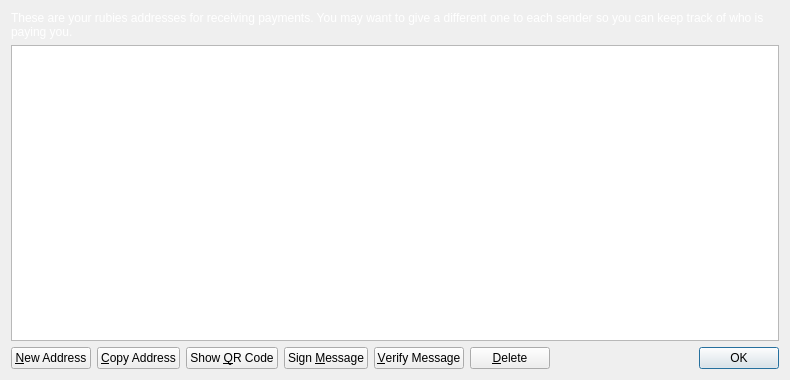
<?xml version="1.0" encoding="UTF-8"?>
<ui version="4.0">
 <class>AddressBookPage</class>
 <widget class="QWidget" name="AddressBookPage">
  <property name="geometry">
   <rect>
    <x>0</x>
    <y>0</y>
    <width>790</width>
    <height>380</height>
   </rect>
  </property>
  <property name="palette">
   <palette>
    <active>
     <colorrole role="WindowText">
      <brush brushstyle="SolidPattern">
       <color alpha="255">
        <red>255</red>
        <green>255</green>
        <blue>255</blue>
       </color>
      </brush>
     </colorrole>
    </active>
    <inactive>
     <colorrole role="WindowText">
      <brush brushstyle="SolidPattern">
       <color alpha="255">
        <red>255</red>
        <green>255</green>
        <blue>255</blue>
       </color>
      </brush>
     </colorrole>
    </inactive>
    <disabled>
     <colorrole role="WindowText">
      <brush brushstyle="SolidPattern">
       <color alpha="255">
        <red>120</red>
        <green>120</green>
        <blue>120</blue>
       </color>
      </brush>
     </colorrole>
    </disabled>
   </palette>
  </property>
  <property name="windowTitle">
   <string>Address Book</string>
  </property>
  <property name="styleSheet">
   <string notr="true">QProgressBar {
        background-color: #333333;
        border-radius: 6px;
        text-align: center;
        color: white;
}

QProgressBar::chunk {
        background: QLinearGradient(x1: 0, y1: 0, x2: 1, y2: 0, stop: 0 #AEC6CF, stop: 1 #AEC6FF);
        border-radius: 6px; margin: 0px;
}

QScrollArea {
        border-radius: 6px;
        border-width: 0;
        border-style: none;
        padding: 8px;
        background-color: #111;
        color: white;
}

QSpinBox {
        border-radius: 4px;
        border-width: 0;
        border-style: none;
        padding: 8px;
        background-color: #111;
        color: white;
}

QVBoxLayout {
        border-radius: 6px;
        border-width: 0;
        border-style: none;
        padding: 8px;
        background-color: #111;
        color: white;
}

QDialog, QMainWindow, QFrame {
        color: white;
        background-color: #333333;
        border: none;
}

QMenu {
        background-color: #333333; color: white;
}

QLabel {
        background-color: transparent;
}

QCheckBox {
        border-radius: 2px;
        border-width: 0;
        border-style: none;
        padding: 3px;
        background-color: #111;
        color: white;
}

QFrame#central { background-color: #333333; border: none }
QFrame#frame, QFrame#frame_2, QFrame#frame_3 {
        background-color: #333333;
        border-style: plain;
        border-width: 20px;
        border-radius: 15px;
        border-color: #111;
        min-width: 10em;
        padding: 6px;
}
QLabel[openExternalLinks=true], QHeaderView { color: #aaaaaa }
QLabel[openExternalLinks=false] { color: white; font-weight: normal }
QPushButton, QToolButton {
        border: 4px solid #111;
        border-radius: 7px;
        background-color: #111;
        color: white;
        padding: 6px;
        margin: 6px;
}
QPushButton:pressed, QToolButton:checked {
        color: #AEC6CF;
}
QPushButton:pressed, QToolButton:pressed {
        border-color: #c81f33;
        color: #c81f33;
}
QPushButton:disabled, QToolButton:disabled {
        color: #444;
        background-color: #222;
}


#scrollAreaWidgetContents QToolButton {
        border-radius: 8px;
        border-width: 0px;
}

/* the background-color is overridden to transparent for mac os x
   due to the entire toolbar area not being drawable in a regular
   QMainWindow
*/
QToolBar { background: #333333; border: 0px solid black; padding: 3px; }

QToolBar::handle { image: url(handle.png); }
QStatusBar { background: #333333; }
QMenuBar { background: #333333; }
QMenuBar::item { background: #333333; color: white; }

#scrollAreaWidgetContents { background: #222 }
#scrollAreaWidgetContents &gt; QFrame { background-color: #222; border-width: 0px; border-style: none; }

QLineEdit {
        border-radius: 6px;
        border-width: 2px;
        border-color: #222;
        padding: 8px;
        background-color: #111;
        color: white;
}

QComboBox {
        border-radius: 6px;
        border-width: 0;
        border-style: none;
        padding: 8px;
        background-color: #111;
        color: white;
}

QComboBox::drop-down {
        border-width: 0;
        border-style: none;
        background-color: #111;
        color: white;
}

QTableView {
        background: #111;
        color: white;
        border-style: none;
        selection-background-color: #aaaaaa;
    alternate-background-color: #222;
        selection-color: #111;
        border: 0px solid black;
}

QHeaderView { color: #aaaaaa; background-color: #111; background-image: none; }
QHeaderView::section { color: #aaaaaa; background-color: #222; }
QHeaderView::section:checked { background-color: #111; }

QTabWidget {
        background: #111;
}

 QTabWidget::pane {
     border-top: 2px solid #111;
     border: 4px solid #111;
     border-bottom-left-radius: 8px;
     border-bottom-right-radius: 8px;
     border-top-right-radius: 8px;
        background: #111;
 }

 QTabWidget::tab-bar {
     left: 5px; /* move to the right by 5px */
 }

 /* Style the tab using the tab sub-control. Note that
     it reads QTabBar _not_ QTabWidget */
 QTabBar::tab {
     background: #111;
     border: 4px solid #222;
     border-bottom-color: #111; /* same as the pane color */
     border-top-left-radius: 4px;
     border-top-right-radius: 4px;
     min-width: 8ex;
     padding: 4px;
     color: #888;
 }

 QTabBar::tab:selected, QTabBar::tab:hover {
     color: #aaaaaa
 }

 QTabBar::tab:selected {
     border-color: #111; /* same as pane color */
     border-top-color: #aaaaaa;
 }

 QTabBar::tab:!selected {
     margin-top: 2px; /* make non-selected tabs look smaller */
 }

 /* make use of negative margins for overlapping tabs */
 QTabBar::tab:selected {
     /* expand/overlap to the left and right by 4px */
     margin-left: -4px;
     margin-right: -4px;
 }

 QTabBar::tab:first:selected {
     margin-left: 0; /* the first selected tab has nothing to overlap with on the left */
 }

 QTabBar::tab:last:selected {
     margin-right: 0; /* the last selected tab has nothing to overlap with on the right */
 }

 QTabBar::tab:only-one {
     margin: 0; /* if there is only one tab, we don't want overlapping margins */
 }


</string>
  </property>
  <layout class="QVBoxLayout" name="verticalLayout">
   <item>
    <widget class="QLabel" name="labelExplanation">
     <property name="text">
      <string>These are your rubies addresses for receiving payments. You may want to give a different one to each sender so you can keep track of who is paying you.</string>
     </property>
     <property name="textFormat">
      <enum>Qt::PlainText</enum>
     </property>
     <property name="wordWrap">
      <bool>true</bool>
     </property>
    </widget>
   </item>
   <item>
    <widget class="QTableView" name="tableView">
     <property name="contextMenuPolicy">
      <enum>Qt::CustomContextMenu</enum>
     </property>
     <property name="toolTip">
      <string>Double-click to edit address or label</string>
     </property>
     <property name="tabKeyNavigation">
      <bool>false</bool>
     </property>
     <property name="alternatingRowColors">
      <bool>true</bool>
     </property>
     <property name="selectionMode">
      <enum>QAbstractItemView::SingleSelection</enum>
     </property>
     <property name="selectionBehavior">
      <enum>QAbstractItemView::SelectRows</enum>
     </property>
     <property name="sortingEnabled">
      <bool>true</bool>
     </property>
     <attribute name="verticalHeaderVisible">
      <bool>false</bool>
     </attribute>
    </widget>
   </item>
   <item>
    <layout class="QHBoxLayout" name="horizontalLayout">
     <item>
      <widget class="QPushButton" name="newAddressButton">
       <property name="toolTip">
        <string>Create a new address</string>
       </property>
       <property name="text">
        <string>&amp;New Address</string>
       </property>
       <property name="icon">
        <iconset resource="../bitcoin.qrc">
         <normaloff>:/icons/add</normaloff>:/icons/add</iconset>
       </property>
      </widget>
     </item>
     <item>
      <widget class="QPushButton" name="copyToClipboard">
       <property name="toolTip">
        <string>Copy the currently selected address to the system clipboard</string>
       </property>
       <property name="text">
        <string>&amp;Copy Address</string>
       </property>
       <property name="icon">
        <iconset resource="../bitcoin.qrc">
         <normaloff>:/icons/editcopy</normaloff>:/icons/editcopy</iconset>
       </property>
      </widget>
     </item>
     <item>
      <widget class="QPushButton" name="showQRCode">
       <property name="text">
        <string>Show &amp;QR Code</string>
       </property>
       <property name="icon">
        <iconset resource="../bitcoin.qrc">
         <normaloff>:/icons/qrcode</normaloff>:/icons/qrcode</iconset>
       </property>
      </widget>
     </item>
     <item>
      <widget class="QPushButton" name="signMessage">
       <property name="toolTip">
        <string>Sign a message to prove you own a rubies address</string>
       </property>
       <property name="text">
        <string>Sign &amp;Message</string>
       </property>
       <property name="icon">
        <iconset resource="../bitcoin.qrc">
         <normaloff>:/icons/edit</normaloff>:/icons/edit</iconset>
       </property>
      </widget>
     </item>
     <item>
      <widget class="QPushButton" name="verifyMessage">
       <property name="toolTip">
        <string>Verify a message to ensure it was signed with a specified rubies address</string>
       </property>
       <property name="text">
        <string>&amp;Verify Message</string>
       </property>
       <property name="icon">
        <iconset resource="../bitcoin.qrc">
         <normaloff>:/icons/transaction_0</normaloff>:/icons/transaction_0</iconset>
       </property>
      </widget>
     </item>
     <item>
      <widget class="QPushButton" name="deleteButton">
       <property name="toolTip">
        <string>Delete the currently selected address from the list</string>
       </property>
       <property name="text">
        <string>&amp;Delete</string>
       </property>
       <property name="icon">
        <iconset resource="../bitcoin.qrc">
         <normaloff>:/icons/remove</normaloff>:/icons/remove</iconset>
       </property>
      </widget>
     </item>
     <item>
      <spacer name="horizontalSpacer">
       <property name="orientation">
        <enum>Qt::Horizontal</enum>
       </property>
       <property name="sizeHint" stdset="0">
        <size>
         <width>40</width>
         <height>20</height>
        </size>
       </property>
      </spacer>
     </item>
     <item>
      <widget class="QDialogButtonBox" name="buttonBox">
       <property name="sizePolicy">
        <sizepolicy hsizetype="Maximum" vsizetype="Fixed">
         <horstretch>0</horstretch>
         <verstretch>0</verstretch>
        </sizepolicy>
       </property>
       <property name="standardButtons">
        <set>QDialogButtonBox::Ok</set>
       </property>
      </widget>
     </item>
    </layout>
   </item>
  </layout>
 </widget>
 <resources>
  <include location="../bitcoin.qrc"/>
 </resources>
 <connections/>
</ui>
